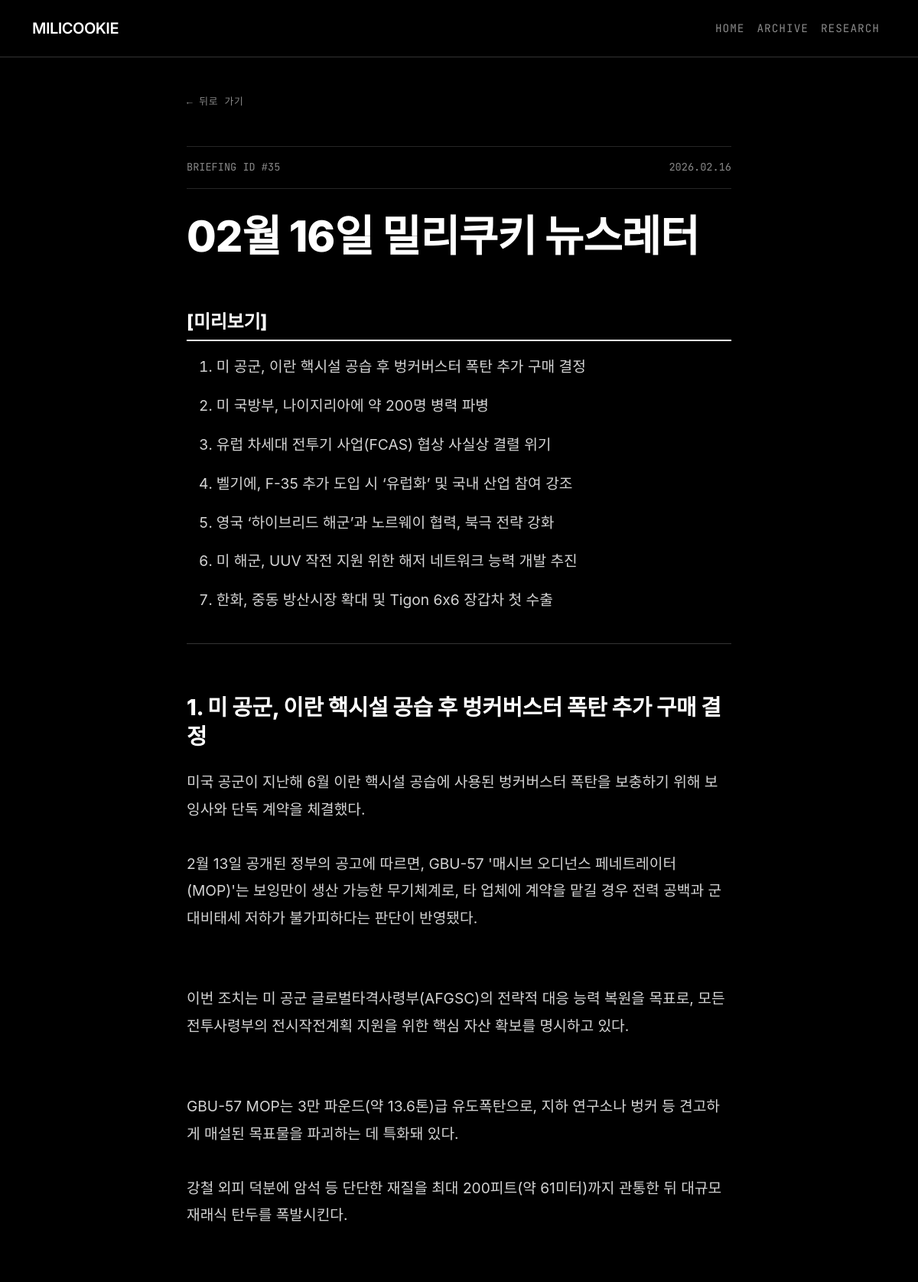
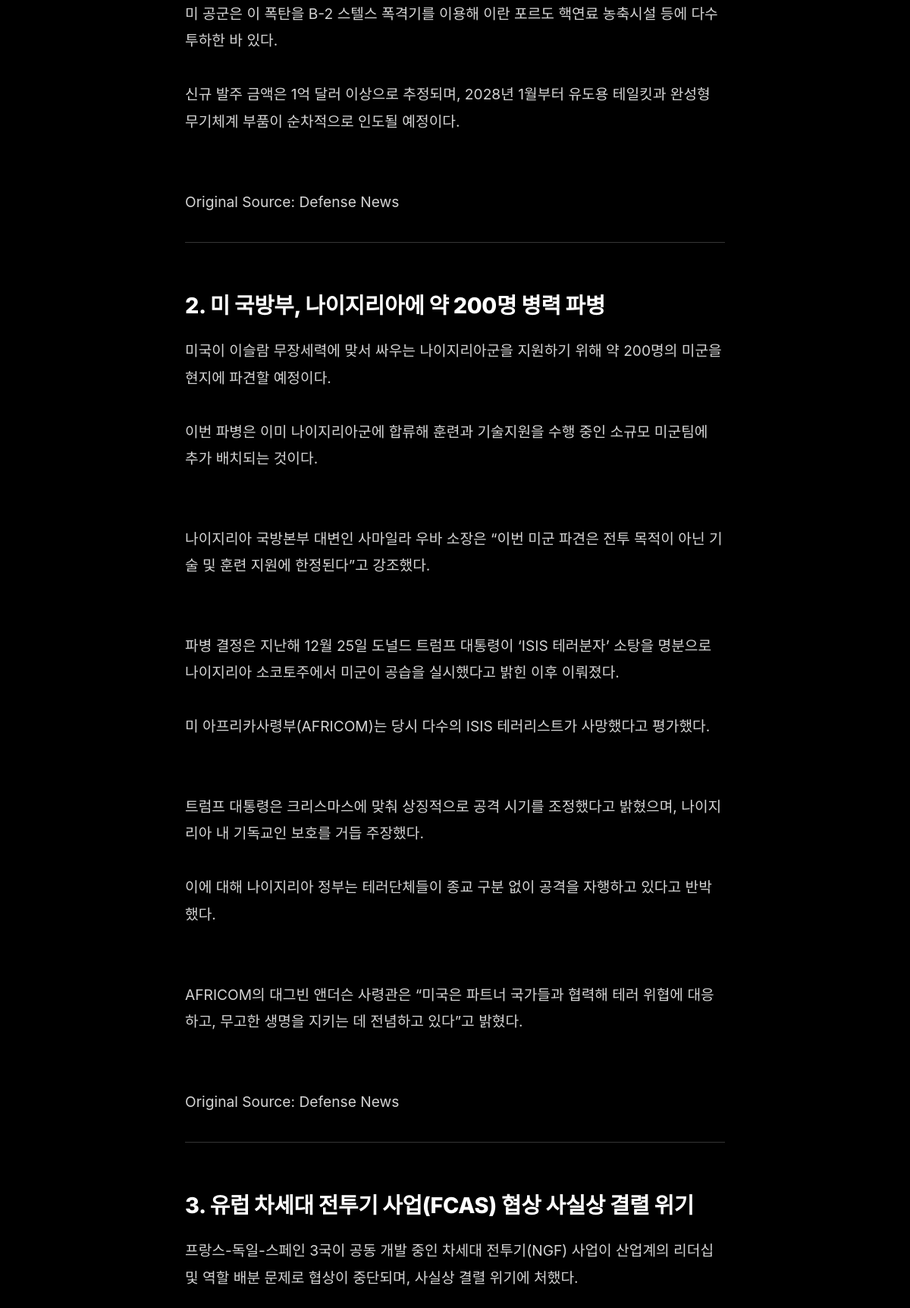
Screenshot of /archive/35/ (upper part) with the database file from the repository (2 pictures, top to bottom).
### newsletters/models.py (models this page shows, shortened)
class Newsletter(models.Model):
    title = models.CharField(max_length=255)
    content = models.TextField(help_text="Full HTML content of the newsletter")
    summary = models.TextField(blank=True, help_text="Short summary for the archive list")
    published_at = models.DateTimeField(auto_now_add=True)
    sent_count = models.IntegerField(default=0, help_text="Number of subscribers this was sent to")
    class Meta:
        ordering = ['-published_at']

### newsletters/views.py (the view)
# urls.py: path('archive/<int:pk>/', NewsletterDetailView.as_view(), name='newsletter_detail'),
class NewsletterDetailView(DetailView):
    model = Newsletter
    template_name = 'newsletter_detail.html'
    context_object_name = 'newsletter'

### templates/newsletter_detail.html (shortened to what this page needs)
{% extends 'base.html' %}
{% block content %}
<div class="container py-5">
    <div class="detail-container">
        <div class="nav-utils">
            <a href="{% url 'archive' %}">뒤로 가기</a>
        </div>
        <header class="article-header">
            <div class="article-meta-top">
                <span>Briefing ID #{{ newsletter.id }}</span>
                <span>{{ newsletter.published_at|date:"Y.m.d" }}</span>
            </div>
            <h1 class="article-title">{{ newsletter.title }}</h1>
        </header>
        <article class="newsletter-content">
            {{ newsletter.content|safe }}
        </article>
    </div>
</div>
{% endblock %}

### templates/base.html (style rules this page uses)
:root { --bg-color: #000000; --surface-color: rgba(17, 17, 17, 0.8); --border-color: #333333; --text-primary: #ffffff; --text-secondary: #888888; --accent-color: #ffffff; }
body { font-family: 'Inter', -apple-system, BlinkMacSystemFont, sans-serif; background-color: var(--bg-color); color: var(--text-primary); line-height: 1.6; -webkit-font-smoothing: antialiased; overflow-x: hidden; }
h1, h2, h3, h4, h5, h6, .navbar-brand { font-family: 'Inter', sans-serif; font-weight: 600; letter-spacing: -0.5px; color: var(--text-primary); }

### templates/newsletter_detail.html (style rules this page uses)
.detail-container { max-width: 760px; margin: 0 auto; padding: 0 1.5rem; }
.nav-utils { margin-bottom: 3rem; font-family: 'JetBrains Mono', monospace; font-size: 0.8rem; letter-spacing: 0.05em; }
.nav-utils a { color: var(--text-secondary); text-decoration: none; transition: color 0.2s; display: inline-flex; align-items: center; }
.nav-utils a::before { content: '←'; margin-right: 8px; }
.article-header { margin-bottom: 4rem; text-align: left; }
.article-meta-top { border-top: 1px solid rgba(255,255,255,0.15); border-bottom: 1px solid rgba(255,255,255,0.15); padding: 1rem 0; margin-bottom: 2rem; display: flex; justify-content: space-between; align-items: center; color: var(--text-secondary); font-family: 'JetBrains Mono', monospace; font-size: 0.85rem; text-transform: uppercase; }
.article-title { font-size: clamp(2.5rem, 5vw, 3.5rem); font-weight: 800; line-height: 1.1; letter-spacing: -0.02em; color: #fff; margin-bottom: 0; }
.newsletter-content { font-size: 1.2rem; color: #d4d4d4; line-height: 1.85; font-family: -apple-system, BlinkMacSystemFont, "Pretendard", "Segoe UI", Roboto, "Helvetica Neue", Arial, sans-serif; }
.newsletter-content h1, .newsletter-content h2 { color: #fff; font-weight: 800; font-size: 1.8rem; margin-top: 4rem; margin-bottom: 1.5rem; line-height: 1.3; letter-spacing: -0.01em; }
.newsletter-content h1[style*="color: #1a1a1a"] { color: #ffffff !important; border-bottom-color: #ffffff !important; }
.newsletter-content p { margin-bottom: 1.8em; }
.newsletter-content ul, .newsletter-content ol { margin-bottom: 2em; padding-left: 0; list-style-position: inside; }
.newsletter-content li { margin-bottom: 0.8em; padding-left: 1rem; position: relative; }

### rows the page displays
Newsletter: id "35", published_at "2026.02.16", title "02월 16일 밀리쿠키 뉴스레터", content "[미리보기] 미 공군, 이란 핵시설 공습 후 벙커버스터 폭탄 추가 구매 결정 미 국방부, 나이지리아에 약 200명 병력 파병 유럽 차세대 전투기 사업(FCAS) 협상 사실상 결렬 위기 벨기에, F-35 추가 도입 시 ‘유럽화’ 및 국내 산업 참여 강조 영국 ‘하이브리드 해군’과 노르웨이 협력, 북극 전략 강화 미 해군, UUV 작전 지원 위한 해저 네트워크 능력 개발 추진 한화, 중동 방산시장 확대 및 Tigon 6x6 장갑차 첫 수출 1. 미 공군, 이란 핵시설 공습 후 벙커버스터 폭탄 추가 구매 결정 미국 공군이 지난해 6월 이란 핵시설 공습에 사용된 벙커버스터 폭탄을 보충하기 위해 보잉사와 단독 계약을 체결했다. 2월 13일 공개된 정부의 공고에 따르면, GBU-57 '매시브 오디넌스 페네트레이터(MOP)'는 보잉만이 생산 가능한 무기체계로, 타 업체에 계약을 맡길 경우 전력 공백과 군 대비태세 저하가 불가피하다는 판단이 반영됐다. 이번 조치는 미 공군 글로벌타격사령부(AFGSC)의 전략적 대응 능력 복원을 목표로, 모든 전투사령부의 전시작전계획 지원을 위한 핵심 자산 확보를 명시하고 있다. GBU-57 MOP는 3만 파운드(약 13.6톤)급 유도폭탄으로, 지하 연구소나 벙커 등 견고하게 매설된 목표물을 파괴하는 데 특화돼 있다. 강철 외피 덕분에 암석 등 단단한 재질을 최대 200피트(약 61미터)까지 관통한 뒤 대규모…"
